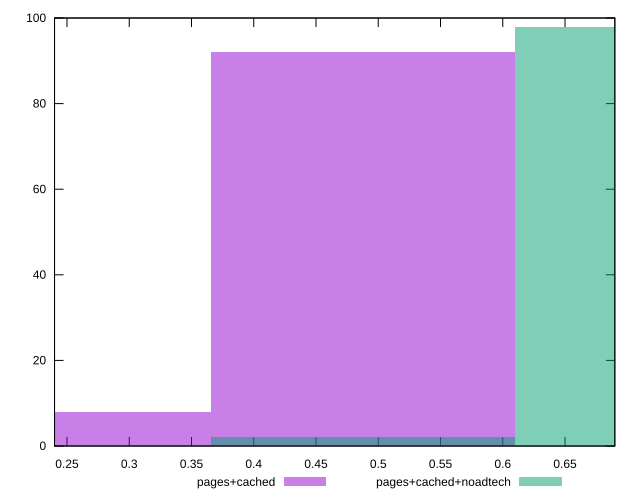

Recreate this plot in gnuplot.
reset

$pagesCached <<EOF
0.24403981086776058 8
0.48807962173552116 92
EOF

$pagesCachedNoadtech <<EOF
0.48807962173552116 2
0.7321194326032817 98
EOF

set key outside below
set boxwidth 0.24403981086776058
set xrange [0.24:0.69]
set yrange [0:100]
set trange [0:100]
set style fill transparent solid 0.5 noborder
set terminal svg size 640, 500 enhanced background rgb 'white'
set output "report_00017_2021-02-10T15-08-03.406Z/meta/score/comparison/histogram/1_vs_2.svg"

plot $pagesCached title "pages+cached" with boxes, \
     $pagesCachedNoadtech title "pages+cached+noadtech" with boxes

reset
